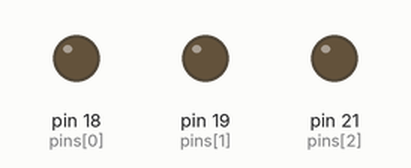
This program was run on a simulated Raspberry Pi (header pin numbers). Parts: output pins drawn as LEDs (lit = HIGH). One TCP client connects 1 s after the port opens and stays connected; threads take turns every 2 ms; speech is not drawn; the words are listed on the console; what the program prints to the terminal is not drawn.

Above: at 0.1 s.
At 1.1 s:
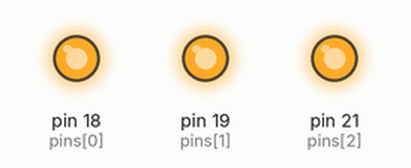
Timing chart, 0 to 2.6 s (numbered marks = the images above):
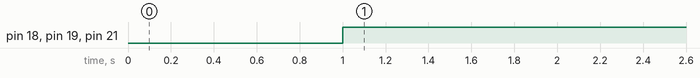

The program:

comm_alert.py
```python
import RPi.GPIO as GPIO

import time

import socket

import sys

from gtts import gTTS

import os

import threading


class TTS(threading.Thread):

    def __init__(self):

        super().__init__()

    def run(self):

        while True:

            global class_tmp

            if class_tmp == 'with_mask':

                os.system('mpg321 with_mask.mp3')

            elif class_tmp == 'without_mask':

                os.system('mpg321 without_mask.mp3')

            elif class_tmp == 'mask_weared_incorrect':

                os.system('mpg321 mask_weared_incorrect.mp3')

            class_tmp = ''

            time.sleep(1)


global class_tmp

class_tmp = ''

thread = TTS()

thread.start()

HOST = ''  # all available interfaces

PORT = 8888

pins = (18, 19, 21)  # 빨강은 18핀, 초록은 19핀, 파랑은 21핀 지정


def led(pins, color):
    RGBs = (

        (1, 1, 1),  # 하양색

        (1, 0, 0),  # 빨강색

        (0, 1, 0),  # 초록색

        (0, 0, 1),  # 파랑색

        (0, 1, 1),  # 청록색

        (1, 0, 1),  # 보라색

        (1, 1, 0),  # 노랑색

    )

    GPIO.setmode(GPIO.BOARD)

    GPIO.setup(pins[0], GPIO.OUT)

    GPIO.setup(pins[1], GPIO.OUT)

    GPIO.setup(pins[2], GPIO.OUT)

    GPIO.output(pins[0], RGBs[color][0])

    GPIO.output(pins[1], RGBs[color][1])

    GPIO.output(pins[2], RGBs[color][2])


# 1. open Socket

s = socket.socket(socket.AF_INET, socket.SOCK_STREAM)

print('Socket created')

# 2. bind to a address and port

try:

    s.bind((HOST, PORT))

except socket.error as msg:

    print('Bind Failed. Error code: ' + str(msg[0]) + ' Message: ' + msg[1])

    sys.exit()

print('Socket bind complete')

# 3. Listen for incoming connections

s.listen(10)

print('Socket now listening')

# keep talking with the client

try:

    while 1:

        # 4. Accept connection

        conn, addr = s.accept()

        led(pins, 0)

        # 5. Read/Send

        data = conn.recv(1024)

        if not data:
            break

        conn.sendall(data)

        classes = data.decode().split()[2:]

        for class_ in classes:

            if "with_mask" in class_:

                led(pins, 2)

                if not os.path.exists('with_mask.mp3'):
                    tts = gTTS(text='출입하셔도 좋습니다', lang='ko')

                    tts.save('with_mask.mp3')

                class_tmp = "with_mask"

            elif "without_mask" in class_:

                led(pins, 1)

                if not os.path.exists('without_mask.mp3'):
                    tts = gTTS(text='마스크를 착용해 주세요', lang='ko')

                    tts.save('without_mask.mp3')

                class_tmp = "without_mask"

            elif "mask_weared_incorrect" in class_:

                led(pins, 6)

                if not os.path.exists('mask_weared_incorrect.mp3'):
                    tts = gTTS(text='마스크를 바르게 착용해 주세요', lang='ko')

                    tts.save('mask_weared_incorrect.mp3')

                class_tmp = "mask_weared_incorrect"


except KeyboardInterrupt:

    GPIO.cleanup(pins)

    conn.close()

    s.close()

conn.close()

s.close()
```

Measured:
- by itself, pin 18 (pins[0]), pin 19 (pins[1]), pin 21 (pins[2]): LOW → HIGH at 1.0 s
